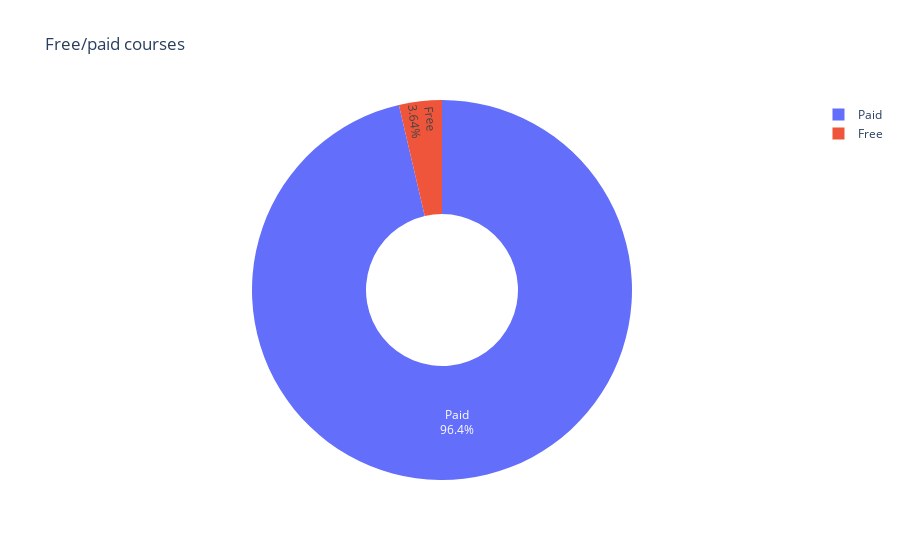

Source (notebook cell):
### Code cell
#Ploting Paid and Free courses over total Udemy courses offered 

mypie = data.is_paid.value_counts()
mypie.rename({True: 'Paid', False: 'Free'}, inplace=True)

fig = go.Figure(data=[go.Pie(labels=mypie.index, values=mypie, hole=.4, textinfo='label+percent')])
fig.update_layout(title_text="Free/paid courses")
fig.show()

### Figure 1 — Plotly figure (JSON) as saved in the notebook; plotly's stock layout.template omitted (floating-point values rounded to 4 significant figures)
{"data": [{"hole": 0.4, "labels": ["Paid", "Free"], "textinfo": "label+percent", "type": "pie", "values": [13112, 496]}], "layout": {"title": {"text": "Free/paid courses"}}}
